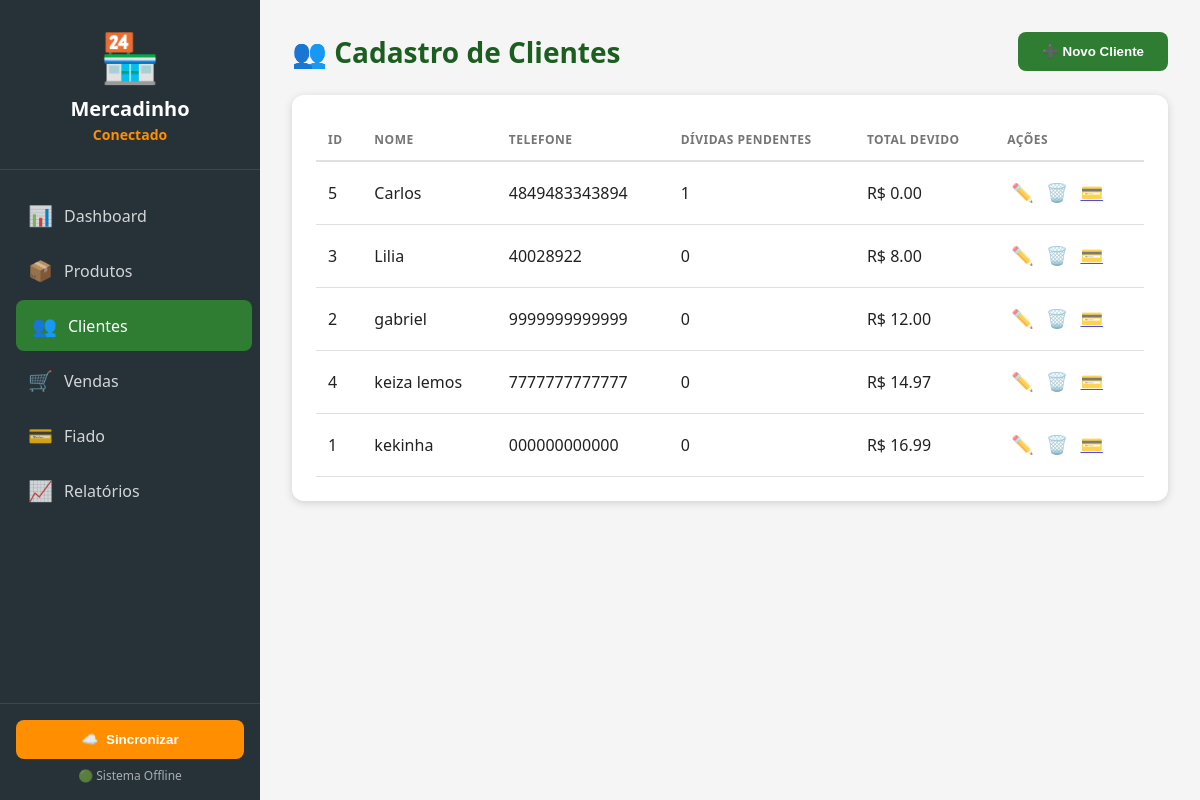
Page /clientes/ on the earlier database version.
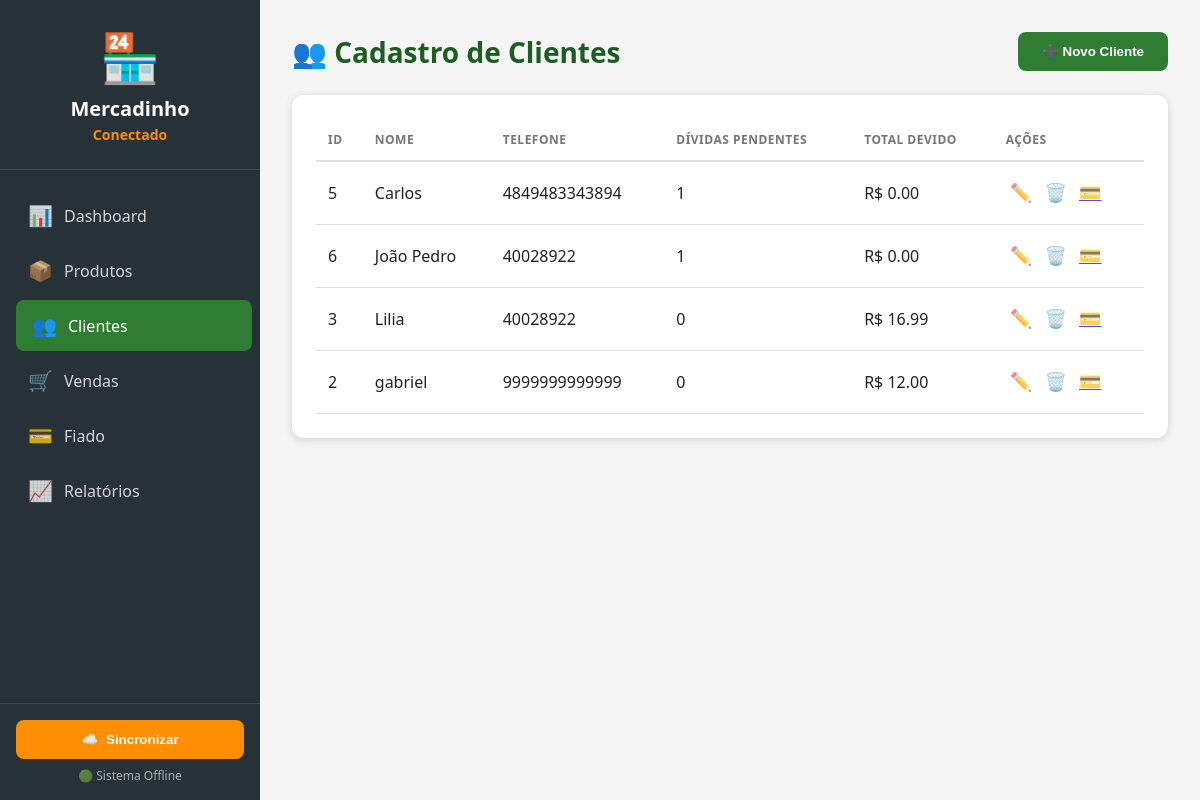
Same page on the later database version.
### tables this page shows
CREATE TABLE clientes (
            id INTEGER PRIMARY KEY AUTOINCREMENT,
            nome TEXT NOT NULL,
            telefone TEXT,
            saldo_devedor REAL DEFAULT 0.0
        );

### routes/clientes.py (the view)
@clientes_bp.route('/')
def listar():
    clientes = query_db("""
        SELECT c.*,
               COALESCE(SUM(cr.valor), 0) as total_devido,
               COUNT(CASE WHEN cr.status = 'pendente' THEN 1 END) as contas_pendentes
        FROM clientes c
        LEFT JOIN contas_receber cr ON c.id = cr.cliente_id
        GROUP BY c.id
        ORDER BY c.nome
    """)
    return render_template('clientes.html', clientes=clientes)

### models/database.py (called while the page is built)
def get_db_connection():
    conn = sqlite3.connect(DATABASE_PATH)
    conn.row_factory = sqlite3.Row  # Permite acessar colunas pelo nome
    return conn

def query_db(query, args=(), one=False):
    conn = get_db_connection()
    try:
        cursor = conn.execute(query, args)
        rv = cursor.fetchall()
        conn.commit()
        return (rv[0] if rv else None) if one else rv
    finally:
        conn.close()

### templates/clientes.html (shortened to what this page needs)
{% extends "base.html" %}
{% block content %}
<div class="page-header">
    <h2>👥 Cadastro de Clientes</h2>
    <button class="btn-primary" onclick="abrirModalAdicionar()">
        ➕ Novo Cliente
    </button>
</div>
<div class="card">
    <div class="table-responsive">
        <table class="data-table">
            <thead>
                <tr>
                    <th>ID</th>
                    <th>Nome</th>
                    <th>Telefone</th>
                    <th>Dívidas Pendentes</th>
                    <th>Total Devido</th>
                    <th>Ações</th>
                </tr>
            </thead>
            <tbody>
                {% for cliente in clientes %}
                <tr data-id="{{ cliente.id }}">
                    <td>{{ cliente.id }}</td>
                    <td class="nome">{{ cliente.nome }}</td>
                    <td class="telefone">{{ cliente.telefone or '-' }}</td>
                    <td>{{ cliente.contas_pendentes or 0 }}</td>
                    <td class="saldo">R$ {{ "%.2f"|format(cliente.total_devido or 0) }}</td>
                    <td class="actions">
                        <button class="btn-icon" onclick="editarCliente('{{ cliente.id }}')" title="Editar">
                            ✏️
                        </button>
                        <button class="btn-icon danger" onclick="excluirCliente('{{ cliente.id }}')" title="Excluir">
                            🗑️
                        </button>
                        <a href="/fiado/cliente/{{ cliente.id }}" class="btn-icon" title="Ver Fiado">
                            💳
                        </a>
                    </td>
                </tr>
                {% endfor %}
            </tbody>
        </table>
    </div>
</div>
{% endblock %}

### templates/base.html (shortened to what this page needs)
<!DOCTYPE html>
<html lang="pt-BR">
<head>
    <link rel="stylesheet" href="{{ url_for('static', filename='css/style.css') }}">
</head>
<body>
    <nav class="sidebar">
        <div class="logo">
            <span class="icon">🏪</span>
            <h1>Mercadinho<br><small>Conectado</small></h1>
        </div>
        <ul class="menu">
            <li class="{{ 'active' if request.endpoint == 'index' }}">
                <a href="{{ url_for('index') }}">
                    <span class="icon">📊</span>
                    <span>Dashboard</span>
                </a>
            </li>
            <li class="{{ 'active' if 'produtos' in request.endpoint }}">
                <a href="{{ url_for('produtos.listar') }}">
                    <span class="icon">📦</span>
                    <span>Produtos</span>
                </a>
            </li>
            <li class="{{ 'active' if 'clientes' in request.endpoint }}">
                <a href="{{ url_for('clientes.listar') }}">
                    <span class="icon">👥</span>
                    <span>Clientes</span>
                </a>
            </li>
            <li class="{{ 'active' if 'vendas' in request.endpoint }}">
                <a href="{{ url_for('vendas.pdv') }}">
                    <span class="icon">🛒</span>
                    <span>Vendas</span>
                </a>
            </li>
            <li class="{{ 'active' if 'fiado' in request.endpoint }}">
                <a href="{{ url_for('fiado.index') }}">
                    <span class="icon">💳</span>
                    <span>Fiado</span>
                </a>
            </li>
            <li class="{{ 'active' if request.endpoint == 'relatorios' }}">
                <a href="{{ url_for('relatorios') }}">
                    <span class="icon">📈</span>
                    <span>Relatórios</span>
                </a>
            </li>
        </ul>
        <div class="sync-section">
            <button id="btn-sync" class="btn-sync" onclick="sincronizarNuvem()">
                <span class="icon">☁️</span>
                <span>Sincronizar</span>
            </button>
            <small class="status-offline">🟢 Sistema Offline</small>
        </div>
    </nav>
    <main class="content">
        {% block content %}{% endblock %}
    </main>
</body>
</html>

### static/css/style.css (style rules this page uses)
* { margin: 0; padding: 0; box-sizing: border-box; }
:root { --primary: #2E7D32; --primary-dark: #1B5E20; --secondary: #FF8F00; --danger: #C62828; --warning: #F9A825; --bg-dark: #263238; --bg-light: #F5F5F5; --text-dark: #212121; --text-light: #FFFFFF; --border: #E0E0E0; --shadow: 0 2px 8px rgba(0,0,0,0.15); --shadow-lg: 0 4px 16px rgba(0,0,0,0.2); }
body { font-family: 'Segoe UI', Tahoma, Geneva, Verdana, sans-serif; background-color: var(--bg-light); color: var(--text-dark); display: flex; min-height: 100vh; }
.sidebar { width: 260px; background: var(--bg-dark); color: var(--text-light); display: flex; flex-direction: column; position: fixed; height: 100vh; overflow-y: auto; z-index: 100; }
.logo { padding: 24px; text-align: center; border-bottom: 1px solid rgba(255,255,255,0.1); }
.logo .icon { font-size: 48px; display: block; margin-bottom: 8px; }
.logo h1 { font-size: 20px; line-height: 1.2; }
.logo small { color: var(--secondary); font-size: 14px; }
.menu { list-style: none; padding: 16px 0; flex: 1; }
.menu li { margin: 4px 12px; }
.menu a { display: flex; align-items: center; padding: 12px 16px; color: rgba(255,255,255,0.8); text-decoration: none; border-radius: 8px; transition: all 0.3s; }
.menu a:hover, .menu li.active a { background: var(--primary); color: white; transform: translateX(4px); }
.menu .icon { font-size: 20px; margin-right: 12px; width: 24px; text-align: center; }
.sync-section { padding: 16px; border-top: 1px solid rgba(255,255,255,0.1); text-align: center; }
.btn-sync { width: 100%; padding: 12px; background: var(--secondary); color: white; border: none; border-radius: 8px; cursor: pointer; font-weight: bold; display: flex; align-items: center; justify-content: center; gap: 8px; transition: transform 0.2s; }
.status-offline { display: block; margin-top: 8px; color: rgba(255,255,255,0.6); font-size: 12px; }
.content { margin-left: 260px; flex: 1; padding: 32px; max-width: calc(100% - 260px); }
.page-header { display: flex; justify-content: space-between; align-items: center; margin-bottom: 24px; }
.page-header h2 { color: var(--primary-dark); font-size: 28px; }
.card { background: white; border-radius: 12px; padding: 24px; box-shadow: var(--shadow); transition: transform 0.2s; }
.btn-primary, .btn-secondary { padding: 12px 24px; border: none; border-radius: 8px; cursor: pointer; font-weight: 600; transition: all 0.3s; display: inline-flex; align-items: center; gap: 8px; }
.btn-primary { background: var(--primary); color: white; }
.btn-icon { background: none; border: none; cursor: pointer; font-size: 18px; padding: 4px; opacity: 0.7; transition: opacity 0.2s; }
.btn-icon.danger { color: var(--danger); }
.table-responsive { overflow-x: auto; }
.data-table { width: 100%; border-collapse: collapse; }
.data-table th { text-align: left; padding: 12px; color: #757575; font-weight: 600; font-size: 12px; text-transform: uppercase; letter-spacing: 0.5px; border-bottom: 2px solid var(--border); }
.data-table td { padding: 16px 12px; border-bottom: 1px solid var(--border); }

Differences in the rows shown:
removed clientes: id "4", nome "keiza lemos", telefone "7777777777777", contas_pendentes "0", total_devido "14.97"
removed clientes: id "1", nome "kekinha", telefone "000000000000", contas_pendentes "0", total_devido "16.99"
added clientes: id "6", nome "João Pedro", telefone "40028922", contas_pendentes "1", saldo_devedor "0.00"
computed for clientes "Lilia": total_devido "8.00" → "16.99"
